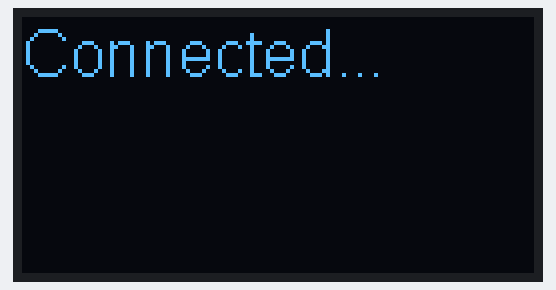
Recording of a sketch running on a simulated ESP32. Parts: 128×64 one-colour display. WiFi joins after 1.5 s; servers stay silent unless stated.

Above: at 2.6 s.
At 3.6 s:
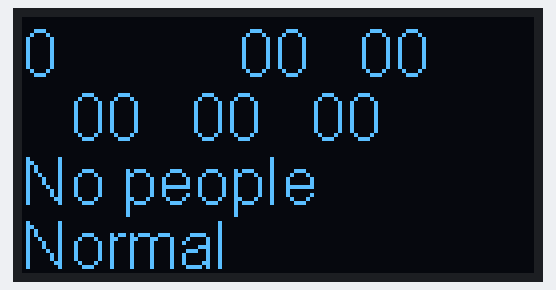
At 8.6 s:
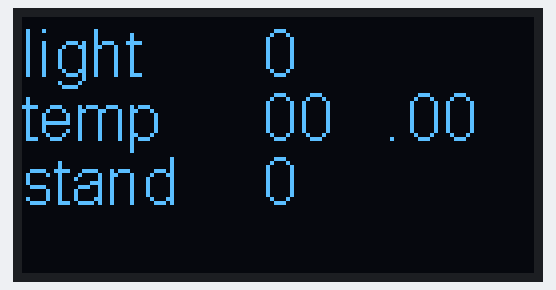
At 11.7 s:
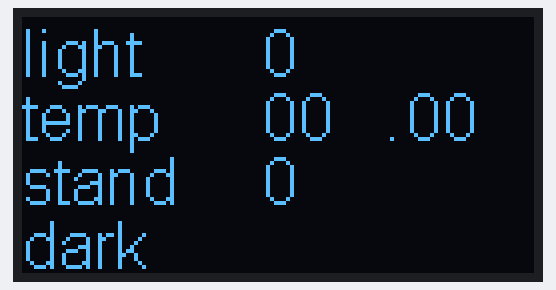

Measured:
- by itself, everything shown: repeats every 11.0 s, in 3 steps
- what the display in image 0 shows lasts 1.1 s, from 2.5 s to 3.6 s
- what the display in image 1 shows lasts 5.0 s, from 3.6 s to 8.6 s
- what the display in image 2 shows lasts 3.0 s, from 8.6 s to 11.6 s

The sketch:

get.ino
```cpp
#include <esp_now.h>
#include <WiFi.h>
#include "SSD1306Wire.h"
//oled显示
const int SDA_PIN = 4;  //引脚连接，ESP32
const int SCL_PIN = 5;  //
SSD1306Wire display(0x3c, SDA_PIN, SCL_PIN);

// 和发送端一样，这里也声明一个结构体
typedef struct struct_message {
  int id;
  int x;
  int y;
}struct_message;

struct_message myData;

//123为采集的温度
struct_message board1;//温度传感器光强传感器
struct_message board2;
struct_message board3;
struct_message board4;//第四组是从网上找的环境温度
struct_message board5;//第5组来自openmv
struct_message board6;//年月日
struct_message board7;//时分秒
// 创建一个结构体数组
struct_message boardsStruct[7] = {board1, board2,board3,board4,board5,board6,board7};
const char* ssid     = "关注兰音谢谢喵"; //wifi名字
const char* password = "pxt20020918"; //wifi密码
// 接收回调函数
void OnDataRecv(const uint8_t * mac_addr, const uint8_t *incomingData, int len) {
  char macStr[18];
  //Serial.print("Packet received from: ");
  snprintf(macStr, sizeof(macStr), "%02x:%02x:%02x:%02x:%02x:%02x",
           mac_addr[0], mac_addr[1], mac_addr[2], mac_addr[3], mac_addr[4], mac_addr[5]);
  //Serial.println(macStr);
  memcpy(&myData, incomingData, sizeof(myData));
  boardsStruct[myData.id-1].x = myData.x;
  boardsStruct[myData.id-1].y = myData.y;
  //Serial.printf("Board ID %u: %u bytes\n", myData.id, len);
  // 更新数据
  //if(myData.id==5)
  //{
  ///boardsStruct[myData.id-1].id =myData.id;
  //if(boardsStruct[myData.id-1].x==0)
     // boardsStruct[myData.id-1].x = myData.x;
 // boardsStruct[myData.id-1].y = 0;
  //}
  //else
  //{
    //boardsStruct[myData.id-1].id =myData.id;
    //boardsStruct[myData.id-1].x = myData.x;
    //boardsStruct[myData.id-1].y = myData.y;
 //}
  //Serial.printf("x value: %d \n", boardsStruct[myData.id-1].x);
  //Serial.printf("y value: %d \n", boardsStruct[myData.id-1].y);
  //Serial.println();
}

String year,month,day,hour,mins,sec;

void setup() {
  display.init();
  display.clear();
  display.flipScreenVertically();
  display.setFont(ArialMT_Plain_16);
  display.drawString(0, 0,"Connecting...");
  display.display();
  delay(1000);
  Serial.begin(115200);
  WiFi.mode(WIFI_STA);
  WiFi.begin(ssid, password);
   while (WiFi.status()!=WL_CONNECTED)
  {
    delay(500);
  };

  //初始化ESP_NOW
  if (esp_now_init() != ESP_OK) {
    Serial.println("Error initializing ESP-NOW");
    return;
  }
  //注册接收回调函数
  esp_now_register_recv_cb(OnDataRecv);
  display.clear();
  display.drawString(0, 0,"Connected...");
  display.display();
  delay(1000);
  display.clear();
  display.display();
}
//所有数据转换为2位，如1为01，0为00
String num2wei(int a)
{
  String getstring;
  if(a==0)
    getstring="00";
  else if(a>0&&a<10)
    getstring="0"+String(a);
  else
    getstring=String(a);
  return getstring;
}
void loop() {
  display.clear();
  display.drawString(12*(1-1), 16*(1-1),String(board6.x));
  display.drawString(12*(5-1)+6, 16*(1-1),num2wei(board6.y/100));
  display.drawString(12*(8-1), 16*(1-1),num2wei(board6.y%100));
  display.drawString(12*(2-1), 16*(2-1),num2wei(board7.x/100));
  display.drawString(12*(4-1)+6, 16*(2-1),num2wei(board7.x%100));
  display.drawString(12*(7-1), 16*(2-1),num2wei(board7.y));
  switch(board5.x)
  {
    case 0: display.drawString(12*(1-1), 16*(3-1),"No people");display.drawString(12*(1-1), 16*(4-1),"Normal");break;
    case 1: display.drawString(12*(1-1), 16*(3-1),"attention");display.drawString(12*(1-1), 16*(4-1),"warden 1");break;
    case 2: display.drawString(12*(1-1), 16*(3-1),"attention");display.drawString(12*(1-1), 16*(4-1),"warden 2");break;
    case 3: display.drawString(12*(1-1), 16*(3-1),"attention");display.drawString(12*(1-1), 16*(4-1),"warden 3");break;
    case 4: display.drawString(12*(1-1), 16*(3-1),"attention");display.drawString(12*(1-1), 16*(4-1),"warden 3");break;
    case 0xA0: display.drawString(12*(1-1), 16*(3-1),"have find");display.drawString(12*(1-1), 16*(4-1),"stranger");break;
    deafult:display.drawString(12*(1-1), 16*(3-1),"No people");display.drawString(12*(1-1), 16*(4-1),"Normal");break;
  }
  board5.x=0;
  display.display();
  delay(5000);
  display.clear();
  display.drawString(12*(1-1), 16*(1-1),"light");
  display.drawString(12*(6-1), 16*(1-1),String(board1.y));
  display.drawString(12*(1-1), 16*(2-1),"temp");
  display.drawString(12*(6-1), 16*(2-1),num2wei(board1.x/100));
  display.drawString(12*(8-1)+6, 16*(2-1),".");
  display.drawString(12*(9-1), 16*(2-1),num2wei(board1.x%100));
  display.drawString(12*(1-1), 16*(3-1),"stand");
  display.drawString(12*(6-1), 16*(3-1),String(board4.x));
  display.display();
  delay(3000);
  if(board1.y<1000||(board1.x/100)>board4.x+5||board1.y>3000||(board1.x/100)<board4.x-5)
  {
    if(board1.y<1000)
       display.drawString(12*(1-1), 16*(4-1),"dark");
    else if(board1.y>3000)
      display.drawString(12*(1-1), 16*(4-1),"light");
    if((board1.x/100)<board4.x-5)
       display.drawString(12*(6-1), 16*(4-1),"cold");
    else if((board1.x/100)>board4.x+5)
      display.drawString(12*(6-1), 16*(4-1),"hot");
  }
  else
    display.drawString(12*(1-1), 16*(4-1),"Normal");
  display.display();
  delay(3000);
}
```
